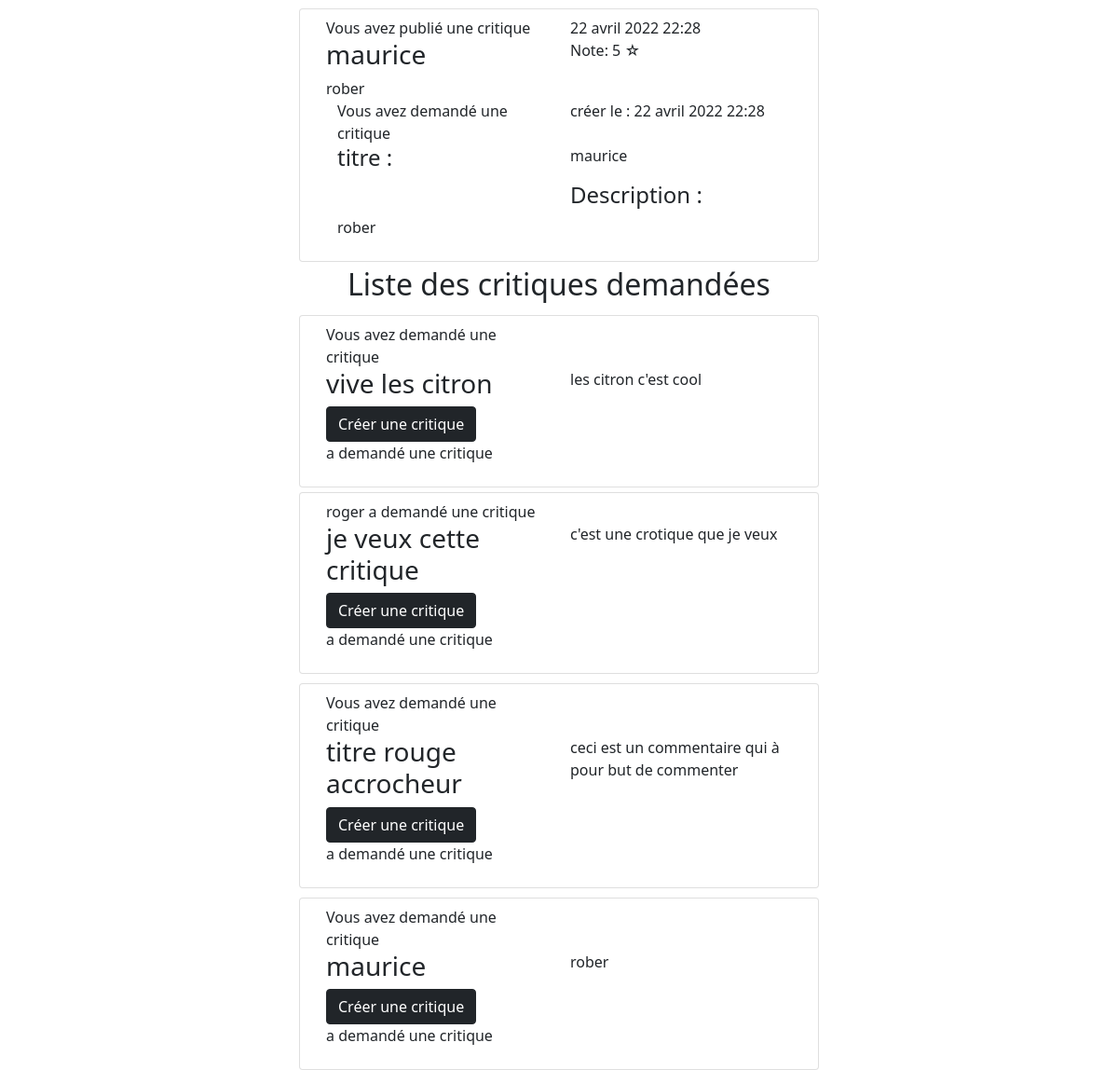
/tableau_de_bord/ (signed in, lower part), run on an earlier commit of the app's database.
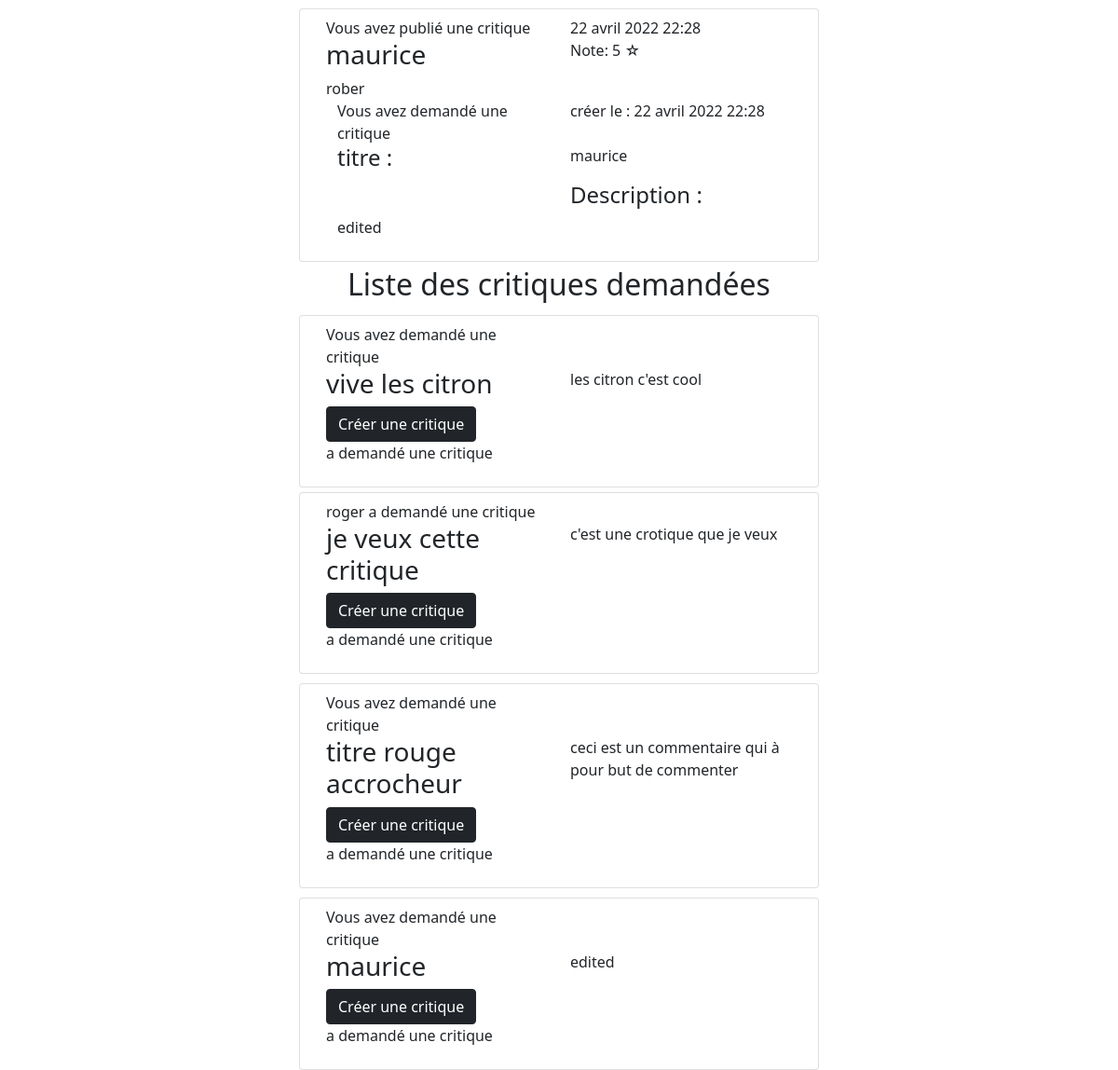
And on a later commit of the database.
### review/models.py (models this page shows, shortened)
class Review(models.Model):
    ticket = models.ForeignKey(to=Ticket, on_delete=models.CASCADE)
    note = models.PositiveSmallIntegerField(
        validators=[MinValueValidator(0),
                    MaxValueValidator(5)],
        verbose_name='note')
    titre = models.CharField(max_length=128, verbose_name='Titre de la critique')
    content = models.TextField(max_length=8192, blank=True, verbose_name='Commentaire')
    user = models.ForeignKey(User, on_delete=models.CASCADE)
    date_creation = models.DateTimeField(auto_now_add=True)

class Ticket(models.Model):
    titre = models.CharField(max_length=128, blank=False)
    description = models.TextField(max_length=2048, blank=True)
    user = models.ForeignKey(User, on_delete=models.CASCADE)
    date_creation = models.DateTimeField(auto_now_add=True)

### review/views.py (the view)
# urls.py: path('tableau_de_bord/', include('review.urls')),
@login_required
def tableau_de_bord(request):
    current_user = request.user
    followers = current_user.following.all()
    followers_id = []
    for follower in followers:
        followers_id.append(follower.followed_user.pk)
    ids_of_ticket_answerers = []
    for ticket in Ticket.objects.filter(user=current_user):
        for review in Review.objects.all():
            if review.ticket == ticket:
                ids_of_ticket_answerers.append(review.user.pk)
    reviews = (Review.objects.filter(user=request.user) |
               Review.objects.filter(user_id__in=followers_id) |
               Review.objects.filter(user_id__in=ids_of_ticket_answerers)
               )
    reviews = reviews.annotate(content_type=Value('REVIEW', CharField()))
    followers = current_user.following.all()
    followers_list = []
    for follower in followers:
        followers_list.append(follower.followed_user.pk)
    tickets = (Ticket.objects.filter(user_id__in=followers_list) |
               Ticket.objects.filter(user=request.user)
               )
    tickets = tickets.annotate(content_type=Value('TICKET', CharField()))
    posts = sorted(
        chain(reviews, tickets),
        key=lambda post: post.date_creation,
        reverse=True
        )
    return render(request, 'review/tableau_de_bord.html', context={'posts': posts})

### review/templates/review/tableau_de_bord.html (shortened to what this page needs)
{% extends "index.html" %}
{% block content %}
    {% for post in posts %}
    <div class="d-flex justify-content-center" style="margin-top: 5px;">
        <ul class="list-group col-md-6">
        {% if post.content_type == 'REVIEW' %}
        <li class="list-group-item">{% include 'review/critique_creer.html' %} </li>
        {% endif %}
    </ul>
</div>
    {% endfor %}
    <h2 style="text-align: center;">Liste des critiques demandées</h2>
    {% for post in posts %}
    <div class="d-flex justify-content-center" style="margin-top: 5px;">
        <ul class="list-group col-md-6">
        {% if post.content_type == 'TICKET' %}
        <li class="list-group-item">{% include 'review/critique_demander.html' %}</li>
        {% endif %}
    </ul>
</div>
    {% endfor %}
{% endblock content%}

### review/templates/review/critique_creer.html
<div class="container">
    <div class="row row-cols-2">
    {% if  post.user.id == user.id%}
        <div>Vous avez publié une critique</div>
        <div>{{ post.date_creation }}</div>
    {% else %}
        <div>{{ post.user.username }} a publié une critique</div>
        <div>{{ post.date_creation }}</div>
    {% endif %}
        <h3>{{ post.titre }}</h3>
        <div>Note: {{post.note}}<span> ☆</span>
        </div>
        <div>{{ post.content }}</div>
</div>
<div class="container">
    <div class="row row-cols-2">
    {% if  post.ticket.user.id == user.id%}
        <div>Vous avez demandé une critique</div>
        <p>créer le : {{post.ticket.date_creation}}</p>
    {% else %}
        <div>en réponse à {{post.ticket.user.username}}</div>
        <div>{{post.ticket.date_creation}}</div>
    {% endif %}
        <h4>titre :</h4>
        <p>{{ post.ticket.titre }}<p>
        <h4>Description :</h4>
        <p >{{ post.ticket.description }}</p>
    </div>
</div>

### review/templates/review/critique_demander.html (shortened to what this page needs)
<div class="container">
    <div class="row row-cols-2">
        {% if  post.user.id == user.id%}
            <div>Vous avez demandé une critique</div>
            <div>{{ post.time_created }}</div>
            {% else %}
                <div>{{ post.user.username }} a demandé une critique</div>
                <div>{{ post.time_created }}</div>
        {% endif %}
        <h3 >{{ post.titre }}</h3>
        <p >{{ post.description }}</p>
        {% if not post.ticket %}
            <strong><a class="btn btn-dark" href="{% url 'creer_revue_ticket' id_ticket=post.pk %}">Créer une critique</a></strong>
        {% endif %}
    </div>
</div>
<div class="container">
    <div class="row row-cols-2">
{% if  post.ticket.user.id == user.id%}
    <div>Vous avez demandé une critique</div>
    <div>{{post.ticket.date_creation}}</div>
{% else %}
    <div>{{post.ticket.user.username}} a demandé une critique</div>
    <div>{{post.ticket.date_creation}}</div>
{% endif %}
    <h3 >{{ post.ticket.titre }}</h3>
</div>
</div>

What changed in the data, as far as the page shows it:
changed through a linked row, Review "maurice": ticket.description "rober" → "edited"
changed Ticket "maurice": description "rober" → "edited"
